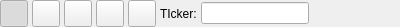
<?xml version="1.0" encoding="UTF-8"?>
<ui version="4.0">
 <class>LogsFilterWidget</class>
 <widget class="QWidget" name="LogsFilterWidget">
  <property name="geometry">
   <rect>
    <x>0</x>
    <y>0</y>
    <width>400</width>
    <height>27</height>
   </rect>
  </property>
  <layout class="QHBoxLayout" name="horizontalLayout">
   <property name="spacing">
    <number>4</number>
   </property>
   <property name="leftMargin">
    <number>0</number>
   </property>
   <property name="topMargin">
    <number>0</number>
   </property>
   <property name="rightMargin">
    <number>0</number>
   </property>
   <property name="bottomMargin">
    <number>0</number>
   </property>
   <item>
    <widget class="QToolButton" name="verboseButton">
     <property name="text">
      <string/>
     </property>
     <property name="icon">
      <iconset resource="../../../Resources.qrc">
       <normaloff>:/assets/images/levels/verbose.png</normaloff>:/assets/images/levels/verbose.png</iconset>
     </property>
     <property name="iconSize">
      <size>
       <width>20</width>
       <height>20</height>
      </size>
     </property>
     <property name="checkable">
      <bool>true</bool>
     </property>
     <property name="checked">
      <bool>true</bool>
     </property>
    </widget>
   </item>
   <item>
    <widget class="QToolButton" name="debugButton">
     <property name="text">
      <string/>
     </property>
     <property name="icon">
      <iconset resource="../../../Resources.qrc">
       <normaloff>:/assets/images/levels/debug.png</normaloff>:/assets/images/levels/debug.png</iconset>
     </property>
     <property name="iconSize">
      <size>
       <width>20</width>
       <height>20</height>
      </size>
     </property>
     <property name="checkable">
      <bool>true</bool>
     </property>
    </widget>
   </item>
   <item>
    <widget class="QToolButton" name="infoButton">
     <property name="text">
      <string/>
     </property>
     <property name="icon">
      <iconset resource="../../../Resources.qrc">
       <normaloff>:/assets/images/levels/info.png</normaloff>:/assets/images/levels/info.png</iconset>
     </property>
     <property name="iconSize">
      <size>
       <width>20</width>
       <height>20</height>
      </size>
     </property>
     <property name="checkable">
      <bool>true</bool>
     </property>
    </widget>
   </item>
   <item>
    <widget class="QToolButton" name="warningButton">
     <property name="text">
      <string/>
     </property>
     <property name="icon">
      <iconset resource="../../../Resources.qrc">
       <normaloff>:/assets/images/levels/warning.png</normaloff>:/assets/images/levels/warning.png</iconset>
     </property>
     <property name="iconSize">
      <size>
       <width>20</width>
       <height>20</height>
      </size>
     </property>
     <property name="checkable">
      <bool>true</bool>
     </property>
    </widget>
   </item>
   <item>
    <widget class="QToolButton" name="errorButton">
     <property name="text">
      <string/>
     </property>
     <property name="icon">
      <iconset resource="../../../Resources.qrc">
       <normaloff>:/assets/images/levels/error.png</normaloff>:/assets/images/levels/error.png</iconset>
     </property>
     <property name="iconSize">
      <size>
       <width>20</width>
       <height>20</height>
      </size>
     </property>
     <property name="checkable">
      <bool>true</bool>
     </property>
    </widget>
   </item>
   <item>
    <widget class="QLabel" name="label">
     <property name="text">
      <string>TIcker:</string>
     </property>
    </widget>
   </item>
   <item>
    <widget class="QLineEdit" name="tickerLineEdit"/>
   </item>
   <item>
    <spacer name="horizontalSpacer">
     <property name="orientation">
      <enum>Qt::Orientation::Horizontal</enum>
     </property>
     <property name="sizeHint" stdset="0">
      <size>
       <width>40</width>
       <height>20</height>
      </size>
     </property>
    </spacer>
   </item>
  </layout>
 </widget>
 <resources>
  <include location="../../../Resources.qrc"/>
 </resources>
 <connections/>
</ui>
